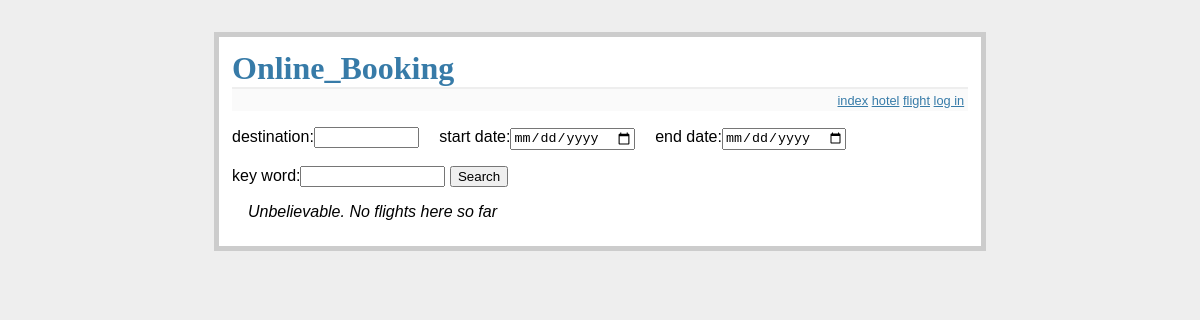
Page /flight on the earlier database version.
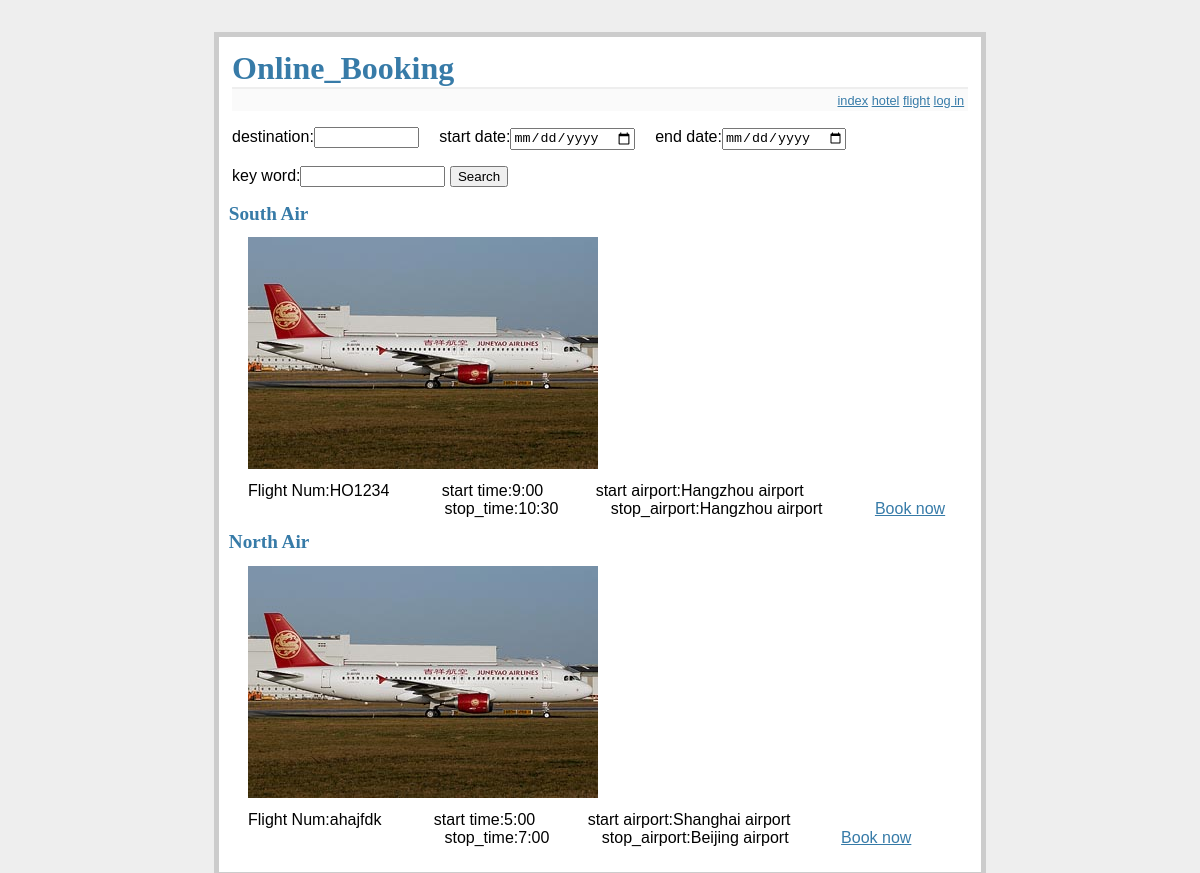
Same page on the later database version.
### models.py (models this page shows, shortened)
class Flight(Base):
	__tablename__ = 'flight'
	id = Column(Integer, primary_key=True)
	company = Column(String(30), nullable=False)
	flight_num = Column(String(30), nullable=False)
	start_city = Column(String(30), nullable=False)
	stop_city = Column(String(30), nullable=False)
	start_time = Column(String(30), nullable=False)
	stop_time = Column(String(30), nullable=False)
	start_airport = Column(String(30), nullable=False)
	stop_airport = Column(String(30), nullable=False)
	path = Column(String(40))
	non_stop = Column(Boolean,nullable=False,default=True)
	plane_type = Column(String(30),nullable=False)
	order_nums = Column(Integer,nullable=False,default=0)
	score  = Column(Integer,nullable=False,default=0)
	cabins = relationship("Cabin", backref="flight")

### online.py (the view)
@app.route('/flight')
def flight():
	error = None
	flight_info = db_session.query(Flight).all()
	pre_order = {}
	if session.get('logged_in'):
		pre_order = db_session.query(Pre_order).filter_by(user_id = 1).all()
	return render_template('flight.html',flight_info=flight_info, pre_order=pre_order)

### online.py (called while the page is built)
@app.teardown_request
def shutdown_session(exception=None):
	db_session.remove()

### templates/flight.html (shortened to what this page needs)
{% extends "flight_layout.html" %}
{% block body %}
<ul class=entries>
  <div id="hotellist">
  {% for flight in flight_info %}
	<div class="hotelInfo">
	<li><h2>{{ flight.company }}</a></h2></li>
	<li>
	<img align="top" src="{{ url_for('static', filename='flight.JPG') }}"/></li>
	<li>
		Flight Num:{{ flight.flight_num|safe }}&emsp;&emsp;&emsp;
		start time:{{ flight.start_time }}&emsp;&emsp;&emsp;
		start airport:{{ flight.start_airport }}&emsp;&emsp;&emsp;
		&emsp;&emsp;&emsp;&emsp;&emsp;&emsp;&emsp;&emsp;&emsp;&emsp;&emsp;&emsp;
		stop_time:{{ flight.stop_time }}&emsp;&emsp;&emsp;
		stop_airport:{{ flight.stop_airport }}&emsp;&emsp;&emsp;
		<a href="{{ url_for('hotel_detail',hotel_id=flight.id)}}">Book now</a>
	</li>
	</div>
  {% else %}
	<li><em>Unbelievable.  No flights here so far</em>
  {% endfor %}
</div>
  </ul>
{% endblock %}

### templates/flight_layout.html (shortened to what this page needs)
<!doctype html>
<link rel=stylesheet type=text/css href="{{ url_for('static', filename='old_style.css') }}">
<div class=page>
  <h1>Online_Booking</h1>
  <div class=metanav>
    <a href="{{ url_for('index') }}">index</a>
    <a href="{{ url_for('hotel') }}">hotel</a>
    <a href="{{ url_for('flight') }}">flight</a>
  {% if not session.logged_in %}
    <a href="{{ url_for('login') }}">log in</a>
  {% else %}
    <a href="{{ url_for('logout') }}">log out</a>
  {% endif %}
  </div>
  <div>
	<form action="" method=post class=search-hotel>
	  <p>destination:<input type=text size=10 name=destination value="">&emsp;
		start date:<input type=date name=start_date>&emsp;
		end date:<input type=date name=start_date></p>
		<p>key word:<input type=text size=15 name=search value="">
	  <input type=submit value=Search></p>
    </form>
 </div>
  {% block body %}{% endblock %}
</div>

### static/old_style.css (style rules this page uses)
a, h1, h2 ,h3 { color: #377BA8; }
h1, h2 ,h3 { font-family: 'Georgia', serif; margin: 0; }
h1 { border-bottom: 2px solid #eee; }
h2 { font-size: 1.2em; }
.page { margin: 2em auto; width: 46em; border: 5px solid #ccc; padding: 0.8em; background: white; }
.entries { list-style: none; margin: 0; padding: 0; }
.entries li { margin: 0.8em 1.0em; }
.entries li h2 { margin-left: -1em; }
.metanav { text-align: right; font-size: 0.8em; padding: 0.3em; margin-bottom: 1em; background: #fafafa; }

Differences in the rows shown:
added Flight: company "South Air", flight_num "HO1234", start_time "9:00", start_airport "Hangzhou airport", stop_time "10:30", stop_airport "Hangzhou airport"
added Flight: company "North Air", flight_num "ahajfdk", start_time "5:00", start_airport "Shanghai airport", stop_time "7:00", stop_airport "Beijing airport"
Other differences:
text no longer shown: "Unbelievable. No flights here so far"
